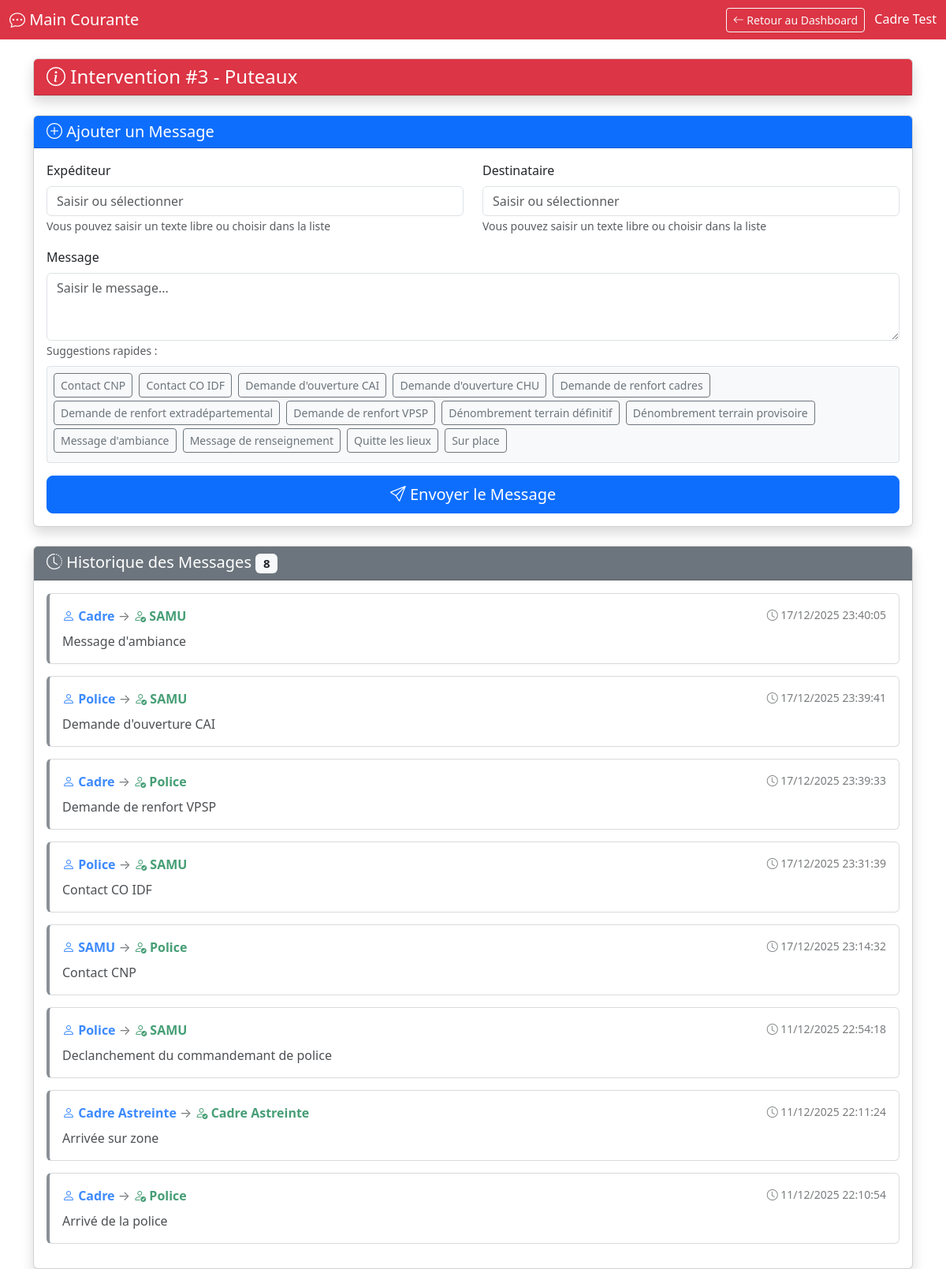
The app's page /main_courante.php?id=3 with its own data.
### tables this page shows
CREATE TABLE `interventions` (
  `id` int(11) NOT NULL,
  `date_creation` datetime NOT NULL DEFAULT current_timestamp(),
  `commune` varchar(255) NOT NULL,
  `adresse_pma` varchar(255) NOT NULL,
  `adresse_cai` varchar(255) DEFAULT NULL,
  `demandeur` varchar(255) NOT NULL,
  `type_event` varchar(255) NOT NULL,
  `is_acel` tinyint(1) DEFAULT 0,
  `is_cot` tinyint(1) DEFAULT 0,
  `numero_intervention` varchar(50) DEFAULT NULL,
  `statut` enum('En cours','Cloturé','Test') NOT NULL DEFAULT 'En cours',
  `nb_ur` int(11) NOT NULL DEFAULT 0,
  `nb_ua` int(11) NOT NULL DEFAULT 0,
  `nb_dcd` int(11) NOT NULL DEFAULT 0,
  `nb_impliques` int(11) NOT NULL DEFAULT 0,
  `cadres_astreinte` text DEFAULT NULL,
  `cadre_permanence` varchar(255) DEFAULT NULL,
  `cadre_astreinte` varchar(255) DEFAULT NULL,
  `dtus_permanence` varchar(255) DEFAULT NULL,
  `logisticien_astreinte` varchar(255) DEFAULT NULL,
  `aide_regulateur` varchar(255) DEFAULT NULL,
  `description` text DEFAULT NULL
);

CREATE TABLE `main_courante` (
  `id` int(11) NOT NULL,
  `intervention_id` int(11) NOT NULL,
  `horodatage` datetime NOT NULL DEFAULT current_timestamp(),
  `expediteur` varchar(255) NOT NULL,
  `destinataire` varchar(255) NOT NULL,
  `message` text NOT NULL,
  `moyen_com` varchar(50) DEFAULT NULL,
  `operateur` varchar(100) DEFAULT NULL
);

### main_courante.php (the view, shortened to what this page needs)
<?php
require_once __DIR__ . '/includes/db.php';
$intervention_id = isset($_GET['id']) ? (int)$_GET['id'] : 0;
$stmt = $pdo->prepare("SELECT * FROM interventions WHERE id = ?");
$stmt->execute([$intervention_id]);
$intervention = $stmt->fetch();
$stmt = $pdo->prepare("SELECT * FROM main_courante WHERE intervention_id = ? ORDER BY horodatage DESC");
$stmt->execute([$intervention_id]);
$messages = $stmt->fetchAll();
$stmt = $pdo->prepare("SELECT texte FROM presets_messages WHERE categorie = ? ORDER BY texte");
$stmt->execute(['expediteur']);
$presets_expediteur = $stmt->fetchAll(PDO::FETCH_COLUMN);
$stmt->execute(['destinataire']);
$presets_destinataire = $stmt->fetchAll(PDO::FETCH_COLUMN);
$stmt->execute(['message']);
$presets_message = $stmt->fetchAll(PDO::FETCH_COLUMN);
?>
<!DOCTYPE html>
<html lang="fr">
<head>
    <link href="https://cdn.jsdelivr.net/npm/bootstrap@5.3.0/dist/css/bootstrap.min.css" rel="stylesheet">
    <link rel="stylesheet" href="https://cdn.jsdelivr.net/npm/bootstrap-icons@1.11.0/font/bootstrap-icons.css">
</head>
<body>
    <nav class="navbar navbar-dark bg-danger">
        <div class="container-fluid">
            <span class="navbar-brand mb-0 h1">
                <i class="bi bi-chat-dots"></i> Main Courante
            </span>
            <div>
                <a href="dashboard.php?id=<?php echo $intervention_id; ?>" class="btn btn-outline-light btn-sm me-2">
                    <i class="bi bi-arrow-left"></i> Retour au Dashboard
                </a>
                <span class="text-white">
                    <?php echo htmlspecialchars($_SESSION['user']['nom']); ?>
                </span>
            </div>
        </div>
    </nav>
    <div class="container mt-4">
        <div class="row">
            <div class="col-lg-12">
                <div class="card mb-4 shadow">
                    <div class="card-header bg-danger text-white">
                        <h4 class="mb-0">
                            <i class="bi bi-info-circle"></i> Intervention #<?php echo $intervention_id; ?> -
                            <?php echo htmlspecialchars($intervention['commune']); ?>
                        </h4>
                    </div>
                </div>
                <div class="card mb-4 shadow">
                    <div class="card-header bg-primary text-white">
                        <h5 class="mb-0"><i class="bi bi-plus-circle"></i> Ajouter un Message</h5>
                    </div>
                    <div class="card-body">
                        <form method="POST" action="">
                            <div class="row mb-3">
                                <div class="col-md-6">
                                    <label for="expediteur" class="form-label">Expéditeur</label>
                                    <input type="text" class="form-control" id="expediteur" name="expediteur"
                                           list="list-expediteur" placeholder="Saisir ou sélectionner" required>
                                    <small class="text-muted">Vous pouvez saisir un texte libre ou choisir dans la liste</small>
                                </div>
                                <div class="col-md-6">
                                    <label for="destinataire" class="form-label">Destinataire</label>
                                    <input type="text" class="form-control" id="destinataire" name="destinataire"
                                           list="list-destinataire" placeholder="Saisir ou sélectionner" required>
                                    <small class="text-muted">Vous pouvez saisir un texte libre ou choisir dans la liste</small>
                                </div>
                            </div>
                            <div class="mb-3">
                                <label for="message" class="form-label">Message</label>
                                <textarea class="form-control" id="message" name="message" rows="3"
                                          placeholder="Saisir le message..." required></textarea>
                                <small class="text-muted">Suggestions rapides :</small>
                                <div class="mt-2" style="max-height: 150px; overflow-y: auto; border: 1px solid #dee2e6; border-radius: 4px; padding: 8px; background-color: #f8f9fa;">
                                    <?php foreach ($presets_message as $preset): ?>
                                        <button type="button" class="btn btn-sm btn-outline-secondary me-1 mb-1"
                                                onclick="document.getElementById('message').value = '<?php echo htmlspecialchars($preset, ENT_QUOTES); ?>'">
                                            <?php echo htmlspecialchars($preset); ?>
                                        </button>
                                    <?php endforeach; ?>
                                </div>
                            </div>
                            <div class="d-grid">
                                <button type="submit" class="btn btn-primary btn-lg">
                                    <i class="bi bi-send"></i> Envoyer le Message
                                </button>
                            </div>
                        </form>
                    </div>
                </div>
                <div class="card shadow">
                    <div class="card-header bg-secondary text-white">
                        <h5 class="mb-0">
                            <i class="bi bi-clock-history"></i> Historique des Messages
                            <span class="badge bg-light text-dark"><?php echo count($messages); ?></span>
                        </h5>
                    </div>
                    <div class="card-body">
                        <?php if (empty($messages)): ?>
                            <div class="alert alert-info text-center">
                                <i class="bi bi-info-circle"></i> Aucun message pour le moment.
                            </div>
                        <?php else: ?>
                            <?php
                            $now = new DateTime();
                            foreach ($messages as $msg):
                                $msgDate = new DateTime($msg['horodatage']);
                                $diff = $now->diff($msgDate);
                                $isOld = $diff->days > 0 || $diff->h > 1;
                            ?>
                                <div class="card message-card <?php echo $isOld ? 'old' : ''; ?>">
                                    <div class="card-body">
                                        <div class="d-flex justify-content-between align-items-start mb-2">
                                            <div>
                                                <strong class="text-primary">
                                                    <i class="bi bi-person"></i> <?php echo htmlspecialchars($msg['expediteur']); ?>
                                                </strong>
                                                <span class="text-muted"> → </span>
                                                <strong class="text-success">
                                                    <i class="bi bi-person-check"></i> <?php echo htmlspecialchars($msg['destinataire']); ?>
                                                </strong>
                                            </div>
                                            <small class="text-muted">
                                                <i class="bi bi-clock"></i>
                                                <?php echo date('d/m/Y H:i:s', strtotime($msg['horodatage'])); ?>
                                            </small>
                                        </div>
                                        <p class="mb-0"><?php echo nl2br(htmlspecialchars($msg['message'])); ?></p>
                                    </div>
                                </div>
                            <?php endforeach; ?>
                        <?php endif; ?>
                    </div>
                </div>
            </div>
        </div>
    </div>
</body>
</html>

### main_courante.php (style rules this page uses)
.message-card { margin-bottom: 15px; border-left: 4px solid #0d6efd; }
.message-card.old { opacity: 0.8; border-left-color: #6c757d; }

### records on screen
interventions: commune "Puteaux"
main_courante: expediteur "Cadre", destinataire "SAMU", horodatage "17/12/2025 23:40:05", message "Message d'ambiance"
main_courante: expediteur "Police", destinataire "SAMU", horodatage "17/12/2025 23:39:41", message "Demande d'ouverture CAI"
main_courante: expediteur "Cadre", destinataire "Police", horodatage "17/12/2025 23:39:33", message "Demande de renfort VPSP"
main_courante: expediteur "Police", destinataire "SAMU", horodatage "17/12/2025 23:31:39", message "Contact CO IDF"
main_courante: expediteur "SAMU", destinataire "Police", horodatage "17/12/2025 23:14:32", message "Contact CNP"
main_courante: expediteur "Police", destinataire "SAMU", horodatage "11/12/2025 22:54:18", message "Declanchement du commandemant de police"
main_courante: expediteur "Cadre Astreinte", destinataire "Cadre Astreinte", horodatage "11/12/2025 22:11:24", message "Arrivée sur zone"
main_courante: expediteur "Cadre", destinataire "Police", horodatage "11/12/2025 22:10:54", message "Arrivé de la police"

### other values on screen
$_SESSION['user']['nom'] "Cadre Test"
$intervention_id "3"
$preset "Contact CNP"
$preset "Contact CO IDF"
$preset "Demande d'ouverture CAI"
$preset "Demande d'ouverture CHU"
$preset "Demande de renfort cadres"
$preset "Demande de renfort extradépartemental"
$preset "Demande de renfort VPSP"
$preset "Dénombrement terrain définitif"
$preset "Dénombrement terrain provisoire"
$preset "Message d'ambiance"
$preset "Message de renseignement"
$preset "Quitte les lieux"
$preset "Sur place"
